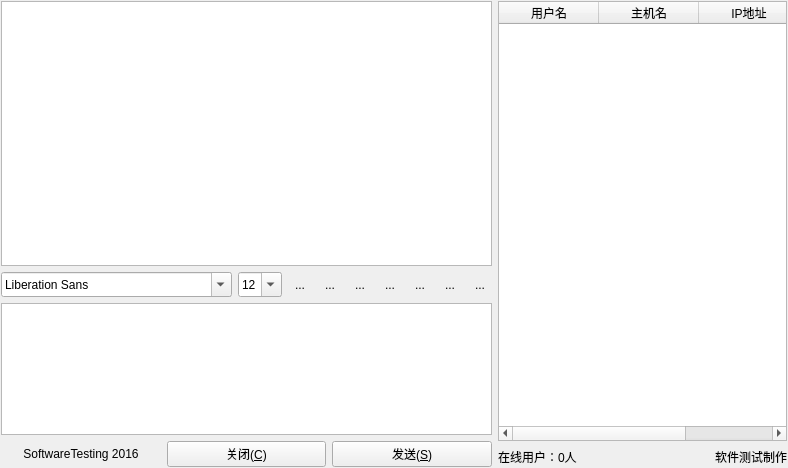
<?xml version="1.0" encoding="UTF-8"?>
<ui version="4.0">
 <class>Widget</class>
 <widget class="QWidget" name="Widget">
  <property name="geometry">
   <rect>
    <x>0</x>
    <y>0</y>
    <width>788</width>
    <height>468</height>
   </rect>
  </property>
  <property name="windowTitle">
   <string>局域网聊天室</string>
  </property>
  <layout class="QHBoxLayout" name="horizontalLayout_4">
   <property name="leftMargin">
    <number>1</number>
   </property>
   <property name="topMargin">
    <number>1</number>
   </property>
   <property name="rightMargin">
    <number>1</number>
   </property>
   <property name="bottomMargin">
    <number>1</number>
   </property>
   <item>
    <layout class="QVBoxLayout" name="verticalLayout">
     <property name="spacing">
      <number>6</number>
     </property>
     <property name="sizeConstraint">
      <enum>QLayout::SetDefaultConstraint</enum>
     </property>
     <item>
      <widget class="QTextBrowser" name="textBrowser">
       <property name="sizePolicy">
        <sizepolicy hsizetype="Expanding" vsizetype="Expanding">
         <horstretch>0</horstretch>
         <verstretch>2</verstretch>
        </sizepolicy>
       </property>
       <property name="frameShadow">
        <enum>QFrame::Sunken</enum>
       </property>
       <property name="openExternalLinks">
        <bool>false</bool>
       </property>
      </widget>
     </item>
     <item>
      <layout class="QHBoxLayout" name="horizontalLayout">
       <item>
        <widget class="QFontComboBox" name="fontComboBox">
         <property name="sizePolicy">
          <sizepolicy hsizetype="Fixed" vsizetype="Fixed">
           <horstretch>0</horstretch>
           <verstretch>0</verstretch>
          </sizepolicy>
         </property>
         <property name="minimumSize">
          <size>
           <width>1</width>
           <height>25</height>
          </size>
         </property>
        </widget>
       </item>
       <item>
        <widget class="QComboBox" name="fontsizecomboBox">
         <property name="sizePolicy">
          <sizepolicy hsizetype="Fixed" vsizetype="Maximum">
           <horstretch>0</horstretch>
           <verstretch>0</verstretch>
          </sizepolicy>
         </property>
         <property name="minimumSize">
          <size>
           <width>0</width>
           <height>25</height>
          </size>
         </property>
         <property name="editable">
          <bool>true</bool>
         </property>
         <property name="currentIndex">
          <number>3</number>
         </property>
         <item>
          <property name="text">
           <string>9</string>
          </property>
         </item>
         <item>
          <property name="text">
           <string>10</string>
          </property>
         </item>
         <item>
          <property name="text">
           <string>11</string>
          </property>
         </item>
         <item>
          <property name="text">
           <string>12</string>
          </property>
         </item>
         <item>
          <property name="text">
           <string>13</string>
          </property>
         </item>
         <item>
          <property name="text">
           <string>14</string>
          </property>
         </item>
         <item>
          <property name="text">
           <string>15</string>
          </property>
         </item>
         <item>
          <property name="text">
           <string>16</string>
          </property>
         </item>
         <item>
          <property name="text">
           <string>17</string>
          </property>
         </item>
         <item>
          <property name="text">
           <string>18</string>
          </property>
         </item>
         <item>
          <property name="text">
           <string>19</string>
          </property>
         </item>
         <item>
          <property name="text">
           <string>20</string>
          </property>
         </item>
         <item>
          <property name="text">
           <string>21</string>
          </property>
         </item>
         <item>
          <property name="text">
           <string>22</string>
          </property>
         </item>
        </widget>
       </item>
       <item>
        <widget class="QToolButton" name="textbold">
         <property name="toolTip">
          <string>加粗</string>
         </property>
         <property name="autoFillBackground">
          <bool>false</bool>
         </property>
         <property name="text">
          <string>...</string>
         </property>
         <property name="icon">
          <iconset resource="resource.qrc">
           <normaloff>:/image/textbold.png</normaloff>:/image/textbold.png</iconset>
         </property>
         <property name="iconSize">
          <size>
           <width>24</width>
           <height>24</height>
          </size>
         </property>
         <property name="checkable">
          <bool>true</bool>
         </property>
         <property name="autoRaise">
          <bool>true</bool>
         </property>
        </widget>
       </item>
       <item>
        <widget class="QToolButton" name="textitalic">
         <property name="toolTip">
          <string>倾斜</string>
         </property>
         <property name="autoFillBackground">
          <bool>false</bool>
         </property>
         <property name="text">
          <string>...</string>
         </property>
         <property name="icon">
          <iconset resource="resource.qrc">
           <normaloff>:/image/textitalic.png</normaloff>:/image/textitalic.png</iconset>
         </property>
         <property name="iconSize">
          <size>
           <width>24</width>
           <height>24</height>
          </size>
         </property>
         <property name="checkable">
          <bool>true</bool>
         </property>
         <property name="autoRaise">
          <bool>true</bool>
         </property>
        </widget>
       </item>
       <item>
        <widget class="QToolButton" name="textUnderline">
         <property name="toolTip">
          <string>下划线</string>
         </property>
         <property name="autoFillBackground">
          <bool>false</bool>
         </property>
         <property name="text">
          <string>...</string>
         </property>
         <property name="icon">
          <iconset resource="resource.qrc">
           <normaloff>:/image/textunder.png</normaloff>:/image/textunder.png</iconset>
         </property>
         <property name="iconSize">
          <size>
           <width>24</width>
           <height>24</height>
          </size>
         </property>
         <property name="checkable">
          <bool>true</bool>
         </property>
         <property name="autoRaise">
          <bool>true</bool>
         </property>
        </widget>
       </item>
       <item>
        <widget class="QToolButton" name="textcolor">
         <property name="toolTip">
          <string>字体颜色</string>
         </property>
         <property name="autoFillBackground">
          <bool>false</bool>
         </property>
         <property name="text">
          <string>...</string>
         </property>
         <property name="icon">
          <iconset resource="resource.qrc">
           <normaloff>:/image/textcolor.png</normaloff>:/image/textcolor.png</iconset>
         </property>
         <property name="iconSize">
          <size>
           <width>24</width>
           <height>24</height>
          </size>
         </property>
         <property name="checkable">
          <bool>false</bool>
         </property>
         <property name="autoRaise">
          <bool>true</bool>
         </property>
        </widget>
       </item>
       <item>
        <widget class="QToolButton" name="sendfile">
         <property name="toolTip">
          <string>传送文件</string>
         </property>
         <property name="autoFillBackground">
          <bool>false</bool>
         </property>
         <property name="text">
          <string>...</string>
         </property>
         <property name="icon">
          <iconset resource="resource.qrc">
           <normaloff>:/image/fileopen.png</normaloff>:/image/fileopen.png</iconset>
         </property>
         <property name="iconSize">
          <size>
           <width>24</width>
           <height>24</height>
          </size>
         </property>
         <property name="checkable">
          <bool>false</bool>
         </property>
         <property name="autoRaise">
          <bool>true</bool>
         </property>
        </widget>
       </item>
       <item>
        <widget class="QToolButton" name="save">
         <property name="toolTip">
          <string>保存聊天记录</string>
         </property>
         <property name="autoFillBackground">
          <bool>false</bool>
         </property>
         <property name="text">
          <string>...</string>
         </property>
         <property name="icon">
          <iconset resource="resource.qrc">
           <normaloff>:/image/Floppy.png</normaloff>:/image/Floppy.png</iconset>
         </property>
         <property name="iconSize">
          <size>
           <width>24</width>
           <height>24</height>
          </size>
         </property>
         <property name="checkable">
          <bool>false</bool>
         </property>
         <property name="autoRaise">
          <bool>true</bool>
         </property>
        </widget>
       </item>
       <item>
        <widget class="QToolButton" name="clear">
         <property name="toolTip">
          <string>清空聊天记录</string>
         </property>
         <property name="autoFillBackground">
          <bool>false</bool>
         </property>
         <property name="text">
          <string>...</string>
         </property>
         <property name="icon">
          <iconset resource="resource.qrc">
           <normaloff>:/image/Bin (empty).png</normaloff>:/image/Bin (empty).png</iconset>
         </property>
         <property name="iconSize">
          <size>
           <width>24</width>
           <height>24</height>
          </size>
         </property>
         <property name="checkable">
          <bool>false</bool>
         </property>
         <property name="autoRaise">
          <bool>true</bool>
         </property>
        </widget>
       </item>
      </layout>
     </item>
     <item>
      <widget class="QTextEdit" name="textEdit">
       <property name="sizePolicy">
        <sizepolicy hsizetype="Expanding" vsizetype="Maximum">
         <horstretch>0</horstretch>
         <verstretch>1</verstretch>
        </sizepolicy>
       </property>
       <property name="font">
        <font>
         <family>宋体</family>
         <pointsize>12</pointsize>
        </font>
       </property>
       <property name="html">
        <string>&lt;!DOCTYPE HTML PUBLIC &quot;-//W3C//DTD HTML 4.0//EN&quot; &quot;http://www.w3.org/TR/REC-html40/strict.dtd&quot;&gt;
&lt;html&gt;&lt;head&gt;&lt;meta name=&quot;qrichtext&quot; content=&quot;1&quot; /&gt;&lt;style type=&quot;text/css&quot;&gt;
p, li { white-space: pre-wrap; }
&lt;/style&gt;&lt;/head&gt;&lt;body style=&quot; font-family:'宋体'; font-size:12pt; font-weight:400; font-style:normal;&quot;&gt;
&lt;p style=&quot;-qt-paragraph-type:empty; margin-top:0px; margin-bottom:0px; margin-left:0px; margin-right:0px; -qt-block-indent:0; text-indent:0px;&quot;&gt;&lt;br /&gt;&lt;/p&gt;&lt;/body&gt;&lt;/html&gt;</string>
       </property>
      </widget>
     </item>
     <item>
      <layout class="QHBoxLayout" name="horizontalLayout_2">
       <item>
        <widget class="QLabel" name="label">
         <property name="minimumSize">
          <size>
           <width>121</width>
           <height>0</height>
          </size>
         </property>
         <property name="text">
          <string>SoftwareTesting 2016</string>
         </property>
         <property name="textFormat">
          <enum>Qt::RichText</enum>
         </property>
         <property name="alignment">
          <set>Qt::AlignCenter</set>
         </property>
         <property name="openExternalLinks">
          <bool>true</bool>
         </property>
        </widget>
       </item>
       <item>
        <widget class="QPushButton" name="close">
         <property name="minimumSize">
          <size>
           <width>100</width>
           <height>25</height>
          </size>
         </property>
         <property name="text">
          <string>关闭(&amp;C)</string>
         </property>
        </widget>
       </item>
       <item>
        <widget class="QPushButton" name="send">
         <property name="minimumSize">
          <size>
           <width>100</width>
           <height>25</height>
          </size>
         </property>
         <property name="text">
          <string>发送(&amp;S)</string>
         </property>
        </widget>
       </item>
      </layout>
     </item>
    </layout>
   </item>
   <item>
    <layout class="QGridLayout" name="gridLayout">
     <item row="0" column="0">
      <widget class="QTableWidget" name="tableWidget">
       <property name="toolTip">
        <string>在线用户信息列表</string>
       </property>
       <property name="frameShape">
        <enum>QFrame::StyledPanel</enum>
       </property>
       <property name="editTriggers">
        <set>QAbstractItemView::NoEditTriggers</set>
       </property>
       <property name="selectionMode">
        <enum>QAbstractItemView::SingleSelection</enum>
       </property>
       <property name="selectionBehavior">
        <enum>QAbstractItemView::SelectRows</enum>
       </property>
       <property name="showGrid">
        <bool>false</bool>
       </property>
       <column>
        <property name="text">
         <string>用户名</string>
        </property>
        <property name="icon">
         <iconset>
          <normalon>:/image/User.png</normalon>
         </iconset>
        </property>
       </column>
       <column>
        <property name="text">
         <string>主机名</string>
        </property>
       </column>
       <column>
        <property name="text">
         <string>IP地址</string>
        </property>
       </column>
      </widget>
     </item>
     <item row="1" column="0">
      <layout class="QHBoxLayout" name="horizontalLayout_3">
       <item>
        <widget class="QLabel" name="onlineUser">
         <property name="sizePolicy">
          <sizepolicy hsizetype="Fixed" vsizetype="Preferred">
           <horstretch>0</horstretch>
           <verstretch>0</verstretch>
          </sizepolicy>
         </property>
         <property name="text">
          <string>在线用户：0人</string>
         </property>
        </widget>
       </item>
       <item>
        <spacer name="horizontalSpacer_2">
         <property name="orientation">
          <enum>Qt::Horizontal</enum>
         </property>
         <property name="sizeHint" stdset="0">
          <size>
           <width>40</width>
           <height>20</height>
          </size>
         </property>
        </spacer>
       </item>
       <item>
        <widget class="QLabel" name="label_2">
         <property name="text">
          <string>软件测试制作</string>
         </property>
        </widget>
       </item>
      </layout>
     </item>
    </layout>
   </item>
  </layout>
 </widget>
 <layoutdefault spacing="6" margin="11"/>
 <resources>
  <include location="resource.qrc"/>
 </resources>
 <connections/>
</ui>
